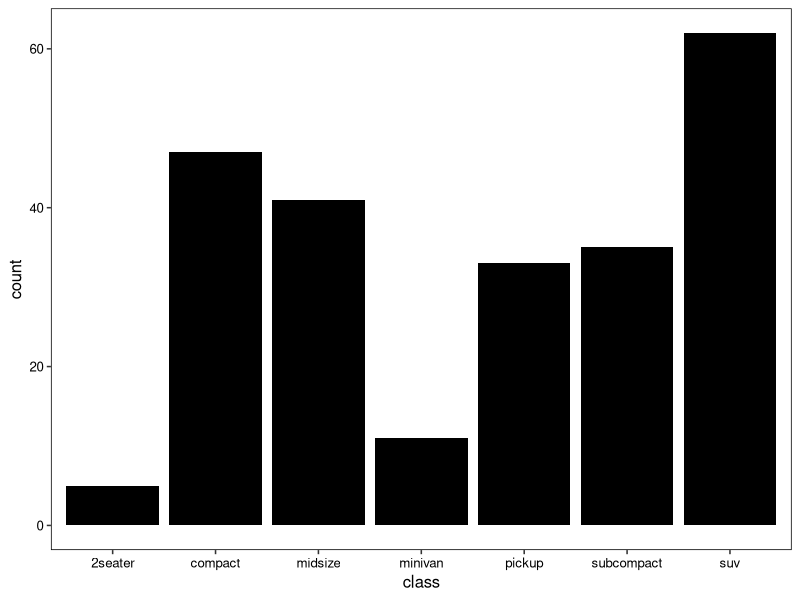
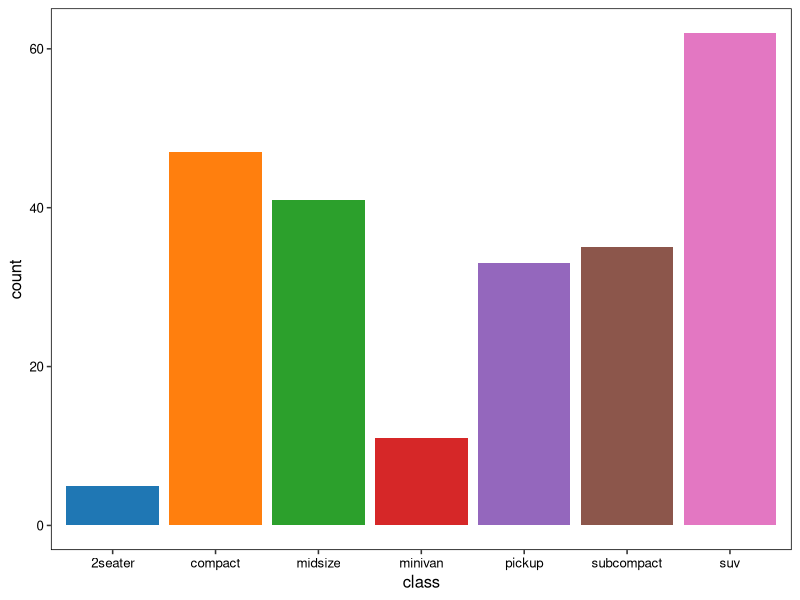
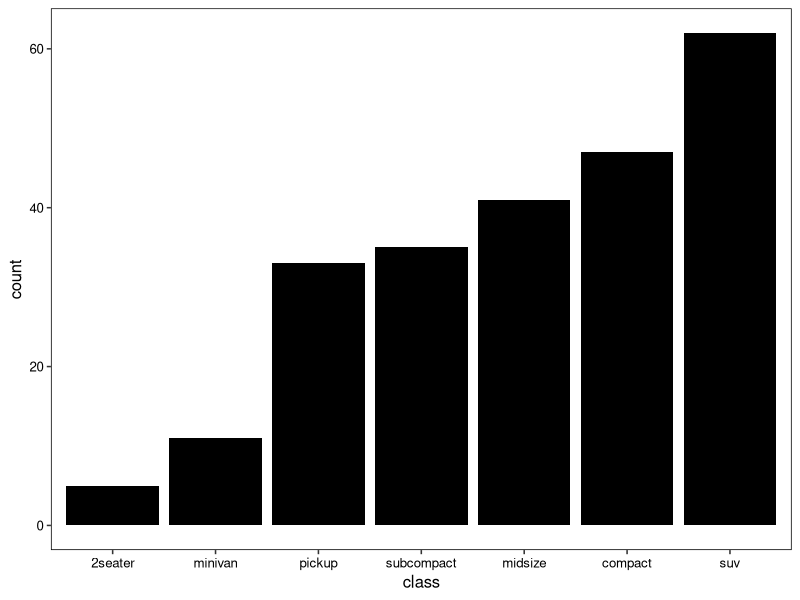
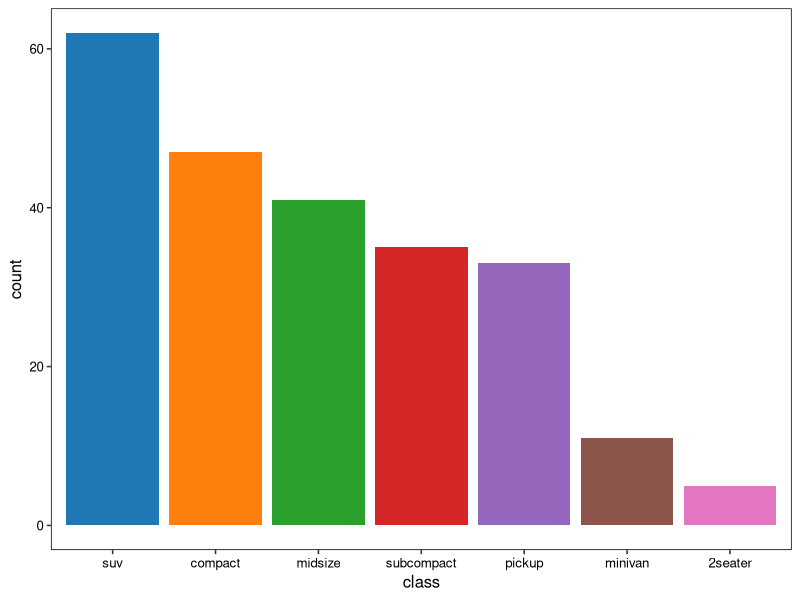

Write the R code that produced these figures, in order.
## ---- chunk 1
library(tidyverse)
library(ggplot2)
library(reshape2)
library(ggsci)

theme_bw1 <- function (base_size = 11, base_family = "", base_line_size = base_size/22, base_rect_size = base_size/22) 
{
    theme_grey(base_size = base_size, 
               base_family = base_family, 
               base_line_size = base_line_size, base_rect_size = base_rect_size) %+replace% 
    theme(panel.background = element_rect(fill = "white", colour = NA), 
          panel.border = element_rect(fill = NA, colour = "black"), 
          panel.grid = element_line(colour = "grey92"), 
          panel.grid.minor = element_line(size = rel(0.5)), 
          strip.background = element_rect(fill = "grey85", colour = "grey20"), 
          legend.key = element_rect(fill = "white", colour = NA), complete = TRUE,
          axis.text = element_text(size = rel(0.8), colour = "black"), )
}


## ---- chunk 2
g <- ggplot(mpg, aes(class)) + 
  theme_bw1(base_size = 12,base_line_size=1.5/.pt,base_rect_size=1.5/.pt) +
  theme(panel.grid = element_blank())
g + geom_bar(fill="black")
g + geom_bar(aes(fill=class)) + guides(fill="none") + scale_fill_d3()
# 按照count降序排序, 直接修改mpg的class因子顺序, 图例也会跟着排序
# fct_infreq根据频率降序排序, fct_rev 反向排序.
g <- ggplot(mpg %>% mutate(class=fct_infreq(class, ordered=NA)), aes(class)) + 
  theme_bw1(base_size = 12,base_line_size=1.5/.pt,base_rect_size=1.5/.pt) +
  theme(panel.grid = element_blank())
g + geom_bar(aes(fct_rev(class)),fill="black")
g + geom_bar(aes(fill=class)) + guides(fill="none") + scale_fill_d3()
## ---- chunk 3
sessionInfo()

